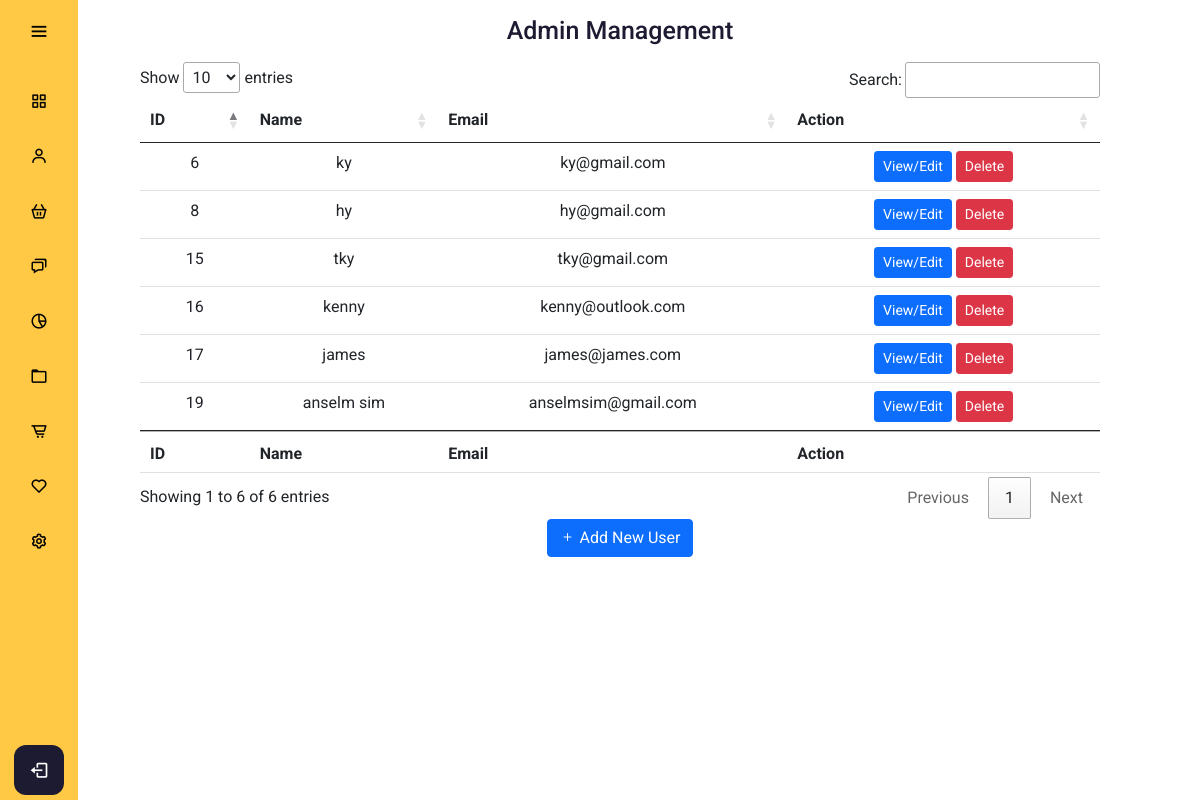
/admin/usermanagement.php, run on the app's committed database.
### tables this page shows
CREATE TABLE `users` (
  `users_id` int(11) NOT NULL,
  `users_name` varchar(255) NOT NULL,
  `users_email` varchar(255) NOT NULL,
  `users_password` varchar(128) NOT NULL,
  `users_phone` varchar(11) DEFAULT NULL,
  `users_age` int(3) DEFAULT NULL,
  `users_gender` smallint(6) DEFAULT NULL,
  `users_permission` smallint(6) NOT NULL DEFAULT '0',
  `users_joindate` timestamp NOT NULL DEFAULT CURRENT_TIMESTAMP ON UPDATE CURRENT_TIMESTAMP
);

### config/db.php (called while the page is built, shortened)
<?php
class DB {
  protected static $mdb = null;
  public static function getMDB() {
    $mdb = DB::$mdb;
    if ($mdb === null) {
      $mdb = DB::$mdb = new MeekroDB();
    }
    $mdb->sync_config();
    return $mdb;
  }
  public static function query() { $args = func_get_args(); return call_user_func_array(array(DB::getMDB(), 'query'), $args); }
}
class MeekroDB {
  public $encoding = 'latin1';
  public $connect_options = array(MYSQLI_OPT_CONNECT_TIMEOUT => 30);
  public $internal_mysql = null;
  public function __construct($host=null, $user=null, $password=null, $dbName=null, $port=null, $encoding=null, $socket=null)  {
    if ($encoding === null) $encoding = DB::$encoding;
    $this->encoding = $encoding;
  }
  public function get() {
    $mysql = $this->internal_mysql;
    if (!($mysql instanceof MySQLi)) {
      $mysql = new mysqli();
      foreach ($this->connect_options as $key => $value) {
        $mysql->options($key, $value);
      }
      $mysql->set_charset($this->encoding);
      $this->internal_mysql = $mysql;
    }
    return $mysql;
  }
  protected function preparseQueryParams() {
    $args = func_get_args();
    $sql = trim(strval(array_shift($args)));
    $args_all = $args;
    if (count($args_all) == 0) return array($sql);
    $chunkyQuery = array();
    return $chunkyQuery;
  }
  public function parseQueryParams() {
    $args = func_get_args();
    $chunkyQuery = call_user_func_array(array($this, 'preparseQueryParams'), $args);
    $query = '';
    foreach ($chunkyQuery as $chunk) {
      if (is_string($chunk)) {
        $query .= $chunk;
        continue;
      }
      $result = '';
      $query .= $result;
    }
    return $query;
  }
  protected function prependCall($function, $args, $prepend) { array_unshift($args, $prepend); return call_user_func_array($function, $args); }
  public function query() { $args = func_get_args(); return $this->prependCall(array($this, 'queryHelper'), $args, 'assoc'); }
  protected function queryHelper() {
    $args = func_get_args();
    $type = array_shift($args);
    $db = $this->get();
    $is_buffered = true;
    $row_type = 'assoc';
    $full_names = false;
    $sql = call_user_func_array(array($this, 'parseQueryParams'), $args);
    $result = $db->query($sql, $is_buffered ? MYSQLI_STORE_RESULT : MYSQLI_USE_RESULT);
    $return = array();
    while ($row = ($row_type == 'assoc' ? $result->fetch_assoc() : $result->fetch_row())) {
      $return[] = $row;
    }
    return $return;
  }
}
?>

### admin/usermanagement.php (the view, shortened to what this page needs)
<?php
include "../config/db.php";
?>
<!DOCTYPE html>
<html lang="en" dir="ltr">
  <head>
    <link rel="stylesheet" href="adminstyle.css">
    <link href='https://unpkg.com/boxicons@2.0.7/css/boxicons.min.css' rel='stylesheet'>
    <link href="https://cdn.jsdelivr.net/npm/bootstrap@5.0.0-beta3/dist/css/bootstrap.min.css" rel="stylesheet">
    <link rel="stylesheet" href="https://cdn.datatables.net/1.10.25/css/jquery.dataTables.min.css">
    <link rel="stylesheet" href="https://cdn.jsdelivr.net/npm/bootstrap-icons@1.4.1/font/bootstrap-icons.css">
   </head>
<body>
  <?php
  include "adminheader.php";
  ?>
  <div class="home_content">
    <div class="text">Admin Management </div>
    <table id="myTable" class="table table-hover">
        <thead>
            <tr>
            <th scope="col">ID</th>
            <th scope="col">Name</th>
            <th scope="col">Email</th>
            <th scope="col">Action</th>
            </tr>
        </thead>
        <tbody>
        <?php
        $getUserQuery = DB::query("SELECT * FROM users");
        foreach($getUserQuery as $getUserResult){
        ?>
            <tr class="userdata userdata<?php echo $getUserResult['users_id']; ?>">
              <td class="userid"><?php echo $getUserResult['users_id']; ?></td>
              <td class="username"><?php echo $getUserResult['users_name']; ?></td>
              <td class="useremail"><?php echo $getUserResult['users_email']; ?></td>
              <td><button type="button" class="btn btn-primary btn-sm editUser" id="editUser" value="editUser" data-id="<?php echo $getUserResult['users_id']; ?>" data-bs-toggle="modal" data-bs-target="#userinfo<?php echo $getUserResult['users_id']; ?>" >View/Edit</button>
                  <button type="button" class="btn btn-danger btn-sm deleteUser" data-id="<?php echo $getUserResult['users_id']; ?>" data-name="<?php echo $getUserResult['users_name']; ?>">Delete</button>
              </td>
            </tr>
        <?php
        }
        ?>
        </tbody>
        <tfoot>
          <tr>
            <th scope="col">ID</th>
            <th scope="col">Name</th>
            <th scope="col">Email</th>
            <th scope="col">Action</th>
          </tr>
        </tfoot>
    </table>
    <button type="button" data-bs-toggle="modal" data-bs-target="#addUser" class="btn btn-primary"><i class="bi bi-plus"></i> Add New User</button>
  </div>
</body>
</html>

### admin/adminstyle.css (style rules this page uses)
* { margin: 0; padding: 0; box-sizing: border-box; font-family: "Roboto" , sans serif; }
body { position: relative; min-height: 100vh; width: 100%; overflow: scroll; }
.home_content { position: absolute; height: 100%; width: 80%; text-align: center; left: 140px; background: none; box-shadow: 0 5px 10px rgba(0,0,0,0.2px); transition: all 0.5s ease; justify-content: space-between; }
.home_content .text { font-size: 25px; font-weight: 500; color: #1d1b31; margin: 12px; }
button { border-radius: 5px; background-color: #fff; }

### data on the page
users: users_id "6", users_name "ky", users_email "ky@gmail.com"
users: users_id "8", users_name "hy", users_email "hy@gmail.com"
users: users_id "15", users_name "tky", users_email "tky@gmail.com"
users: users_id "16", users_name "kenny", users_email "kenny@outlook.com"
users: users_id "17", users_name "james", users_email "james@james.com"
users: users_id "19", users_name "anselm sim", users_email "anselmsim@gmail.com"
